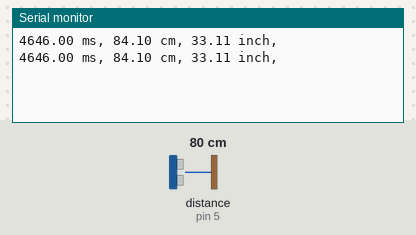
Simulated run of this sketch. Board: Arduino Uno, built with avr-gcc and run on an emulated ATmega328P. Parts: the last lines printed to the serial monitor. Wiring (inferred from the names in the program): ultrasonic range finder: trigger pin 4; echo pin 5. Inputs (shaded band) come from the test bench; at power-on: distance to the obstacle (sensor on pin 5) 80 cm. The echo pulse lasts 58.3 µs per cm.

Above: at 1.8 s.
1.9 s: distance to the obstacle (sensor on pin 5) set to 2 cm
At 2.8 s:
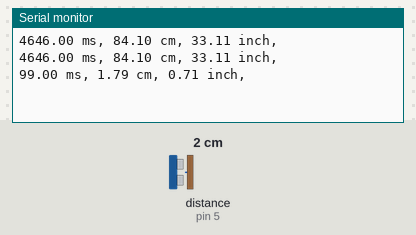
3.4 s: distance to the obstacle (sensor on pin 5) set to 4 cm
At 4.8 s:
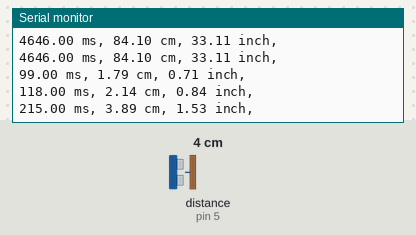
Timing chart, 0 to 6.4 s (numbered marks = the images above; inputs shaded):
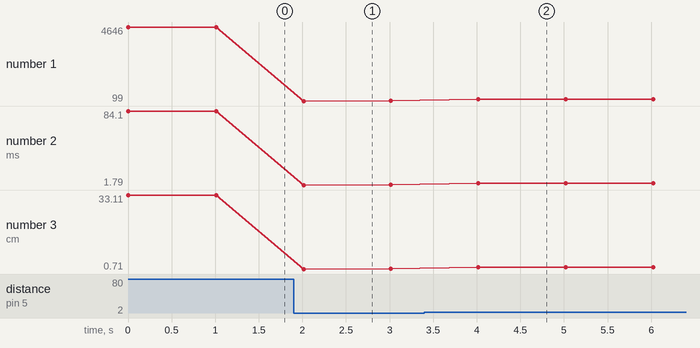

The sketch:

ch10_ultrasonic_HC_SR04.ino
```cpp
#include <Ultrasonic.h>
#define SERIAL_BAUDRATE 19200
#define TRIG_PIN 4
#define ECHO_PIN 5

// 建立代表超音波感測器的物件
Ultrasonic s(TRIG_PIN, ECHO_PIN);

void setup(){
  Serial.begin(SERIAL_BAUDRATE);
}
void loop(){
  float ms = s.timing(); // microsecond，毫秒
  float cm = s.convert(ms, Ultrasonic::CM); // centimeter，公分
  float in = s.convert(ms, Ultrasonic::IN); // inch，英吋

  Serial.print(ms);
  Serial.print(" ms, ");
  Serial.print(cm);
  Serial.print(" cm, ");
  Serial.print(in);
  Serial.println(" inch, ");
  delay(1000);
}
```

Measured:
- after the input at 1.9 s, the serial monitor: prints a new line after 0.11 s (image 1)
- after the input at 3.4 s, the serial monitor: prints a new line after 0.62 s (image 2)
- plotted number 1: 4646 → 118 after the input at 1.9 s, 118 → 215 after the input at 3.4 s
- plotted number 2: 84.1 → 2.14 after the input at 1.9 s, 2.14 → 3.89 after the input at 3.4 s
- plotted number 3: 33.11 → 0.84 after the input at 1.9 s, 0.84 → 1.53 after the input at 3.4 s
